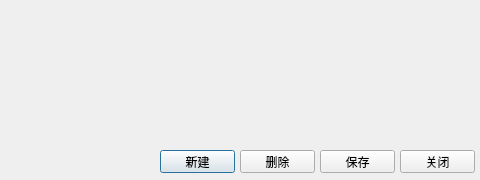
<?xml version="1.0" encoding="UTF-8"?>
<ui version="4.0">
 <class>MoteDialog</class>
 <widget class="QDialog" name="MoteDialog">
  <property name="geometry">
   <rect>
    <x>0</x>
    <y>0</y>
    <width>480</width>
    <height>180</height>
   </rect>
  </property>
  <property name="windowTitle">
   <string>现地站</string>
  </property>
  <widget class="QPushButton" name="pushButton_new">
   <property name="geometry">
    <rect>
     <x>160</x>
     <y>150</y>
     <width>75</width>
     <height>23</height>
    </rect>
   </property>
   <property name="text">
    <string>新建</string>
   </property>
  </widget>
  <widget class="QPushButton" name="pushButton_delete">
   <property name="geometry">
    <rect>
     <x>240</x>
     <y>150</y>
     <width>75</width>
     <height>23</height>
    </rect>
   </property>
   <property name="text">
    <string>删除</string>
   </property>
  </widget>
  <widget class="QPushButton" name="pushButton_close">
   <property name="geometry">
    <rect>
     <x>400</x>
     <y>150</y>
     <width>75</width>
     <height>23</height>
    </rect>
   </property>
   <property name="text">
    <string>关闭</string>
   </property>
  </widget>
  <widget class="QPushButton" name="pushButton_save">
   <property name="geometry">
    <rect>
     <x>320</x>
     <y>150</y>
     <width>75</width>
     <height>23</height>
    </rect>
   </property>
   <property name="text">
    <string>保存</string>
   </property>
  </widget>
 </widget>
 <resources/>
 <connections/>
</ui>
